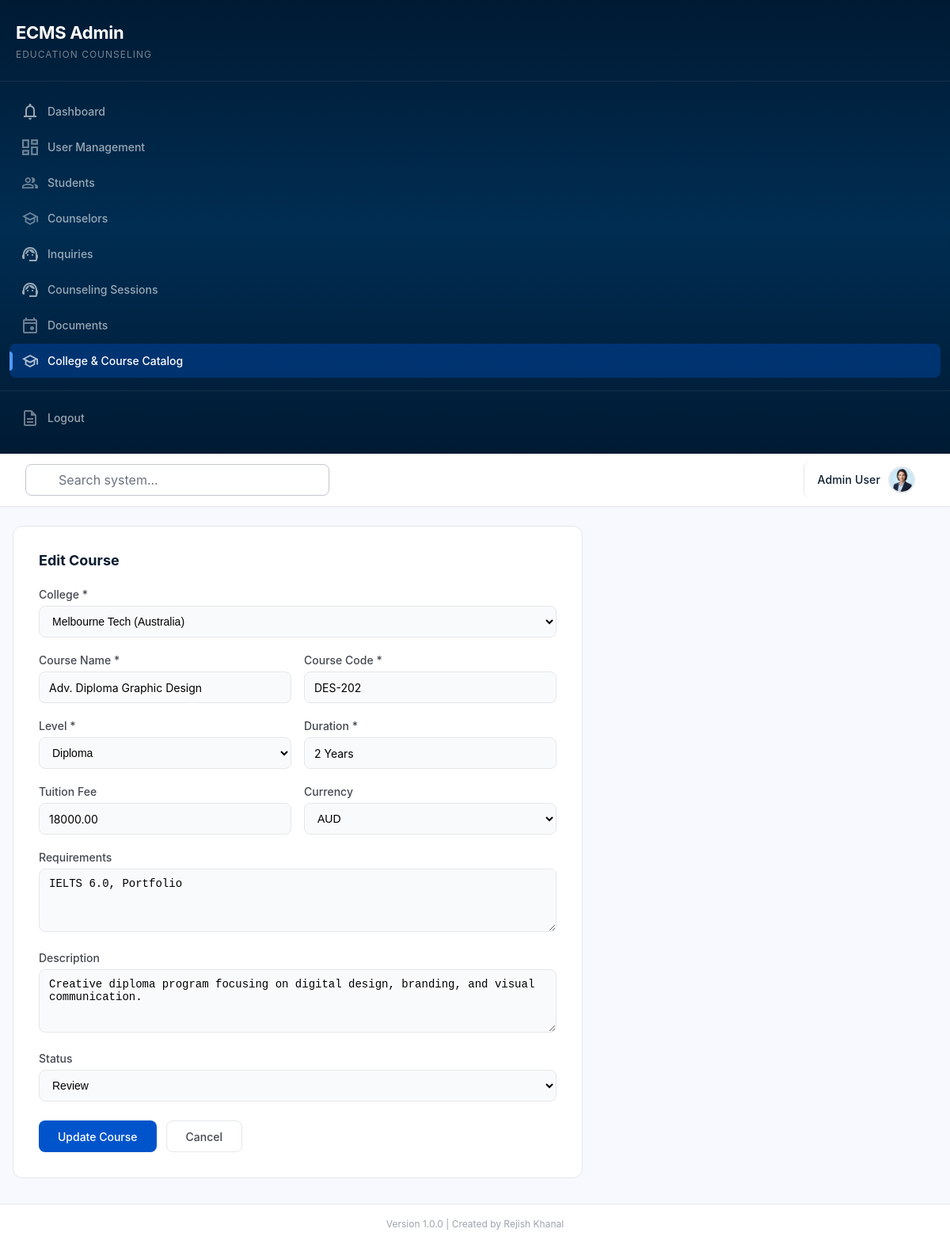
/admin/catalog/course/3/edit (signed in), run on the app's committed database.
### tables this page shows
CREATE TABLE IF NOT EXISTS courses (
    id INT AUTO_INCREMENT PRIMARY KEY,
    college_id INT NOT NULL,
    name VARCHAR(255) NOT NULL,
    code VARCHAR(20) NOT NULL,
    level ENUM('bachelor', 'master', 'diploma', 'phd') NOT NULL,
    duration VARCHAR(50) NOT NULL,
    description TEXT,
    requirements TEXT,
    tuition_fee DECIMAL(10, 2),
    currency VARCHAR(10) DEFAULT 'USD',
    status ENUM('active', 'inactive', 'review') DEFAULT 'active',
    created_at TIMESTAMP DEFAULT CURRENT_TIMESTAMP,
    updated_at TIMESTAMP DEFAULT CURRENT_TIMESTAMP ON UPDATE CURRENT_TIMESTAMP,
    FOREIGN KEY (college_id) REFERENCES colleges(id) ON DELETE CASCADE
);

CREATE TABLE IF NOT EXISTS colleges (
    id INT AUTO_INCREMENT PRIMARY KEY,
    name VARCHAR(255) NOT NULL,
    code VARCHAR(20) UNIQUE NOT NULL,
    country VARCHAR(100) NOT NULL,
    city VARCHAR(100),
    website VARCHAR(255),
    contact_email VARCHAR(255),
    contact_phone VARCHAR(50),
    logo VARCHAR(500),
    status ENUM('active', 'inactive') DEFAULT 'active',
    created_at TIMESTAMP DEFAULT CURRENT_TIMESTAMP,
    updated_at TIMESTAMP DEFAULT CURRENT_TIMESTAMP ON UPDATE CURRENT_TIMESTAMP
);

### backend/views/admin/catalog/course-edit.php (the view, shortened to what the rows shown need)
<div class="form-card">
    <form method="POST" action="<?php echo url('/admin/catalog/course/' . $course['id'] . '/update'); ?>">
        <div class="form-group">
            <label>College *</label>
            <select name="college_id" required>
                <?php if (!empty($colleges)): ?>
                    <?php foreach ($colleges as $college): ?>
                        <option value="<?php echo e($college['id']); ?>" <?php echo $course['college_id'] == $college['id'] ? 'selected' : ''; ?>><?php echo e($college['name'] . ' (' . $college['country'] . ')'); ?></option>
                    <?php endforeach; ?>
                <?php endif; ?>
            </select>
        </div>
        <div class="form-row">
            <div class="form-group">
                <label>Course Name *</label>
                <input type="text" name="name" value="<?php echo e($course['name']); ?>" required>
            </div>
            <div class="form-group">
                <label>Course Code *</label>
                <input type="text" name="code" value="<?php echo e($course['code']); ?>" required maxlength="20">
            </div>
        </div>
        <div class="form-row">
            <div class="form-group">
                <label>Level *</label>
                <select name="level" required>
                    <option value="diploma" <?php echo $course['level'] === 'diploma' ? 'selected' : ''; ?>>Diploma</option>
                </select>
            </div>
            <div class="form-group">
                <label>Duration *</label>
                <input type="text" name="duration" value="<?php echo e($course['duration']); ?>" required>
            </div>
        </div>
        <div class="form-row">
            <div class="form-group">
                <label>Tuition Fee</label>
                <input type="number" name="tuition_fee" step="0.01" value="<?php echo e($course['tuition_fee'] ?? ''); ?>">
            </div>
            <div class="form-group">
                <label>Currency</label>
                <select name="currency">
                    <option value="AUD" <?php echo ($course['currency'] ?? '') === 'AUD' ? 'selected' : ''; ?>>AUD</option>
                </select>
            </div>
        </div>
        <div class="form-group">
            <label>Requirements</label>
            <textarea name="requirements"><?php echo e($course['requirements'] ?? ''); ?></textarea>
        </div>
        <div class="form-group">
            <label>Description</label>
            <textarea name="description"><?php echo e($course['description'] ?? ''); ?></textarea>
        </div>
        <div class="form-group">
            <label>Status</label>
            <select name="status">
                <option value="review" <?php echo $course['status'] === 'review' ? 'selected' : ''; ?>>Review</option>
            </select>
        </div>
    </form>
</div>
<?php $content = ob_get_clean(); include __DIR__ . '/../../layouts/admin-layout.php';

### data on the page
courses: college_id "Melbourne Tech (Australia)", name "Adv. Diploma Graphic Design", code "DES-202", level "Diploma", duration "2 Years", tuition_fee "18000.00", currency "AUD", requirements "IELTS 6.0, Portfolio", description "Creative diploma program focusing on digital design, branding, and visual communication.", status "Review"

### other printed values
$item['label'] "Dashboard"
$item['label'] "User Management"
$item['label'] "Students"
$item['label'] "Counselors"
$item['label'] "Inquiries"
$item['label'] "Counseling Sessions"
$item['label'] "Documents"
$item['label'] "College & Course Catalog"
$_SESSION['user']['name'] "Admin User"
